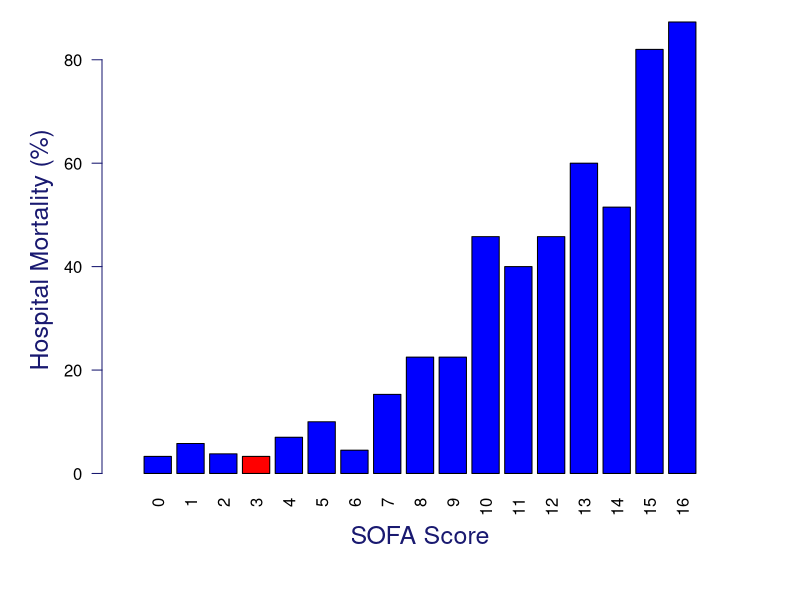
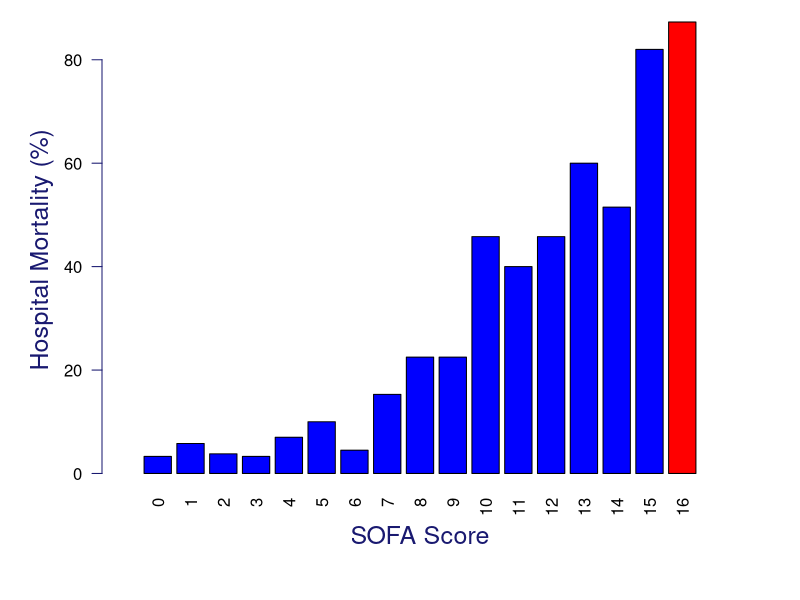

The R source for these figures, in order:
## ---- chunk 1
library(xtable)
x_name <- "Assesment"
y_name <- "Description"
z_name <- "Scoring"
Assesment <- c("FiO2", "PaO2", "Mechanical ventilation", "Urine Output Score", "Platelets", "Bilirubin", "Glasgow Coma Score", "MAP", "Vasopressors", "Creatinine")
Description <- c("Fraction of inspired oxygen.  Normal air at sea level has 20.9% oxygen.  Enriched air can go up to 100% although it is typically capped at 50% to avoid oxygen toxicity.",
                 "Partial pressure arterial oxygen.  PaO2 describes the amount of oxygen dissolved in arterial blood plasma. The measurement is given as a pressure value (mmHg). ",
                 "Mechanical ventilation is a method to mechanically assist or replace spontaneous breathing.",
                 "This is the amount urine excreted during a 24 hour period.", 
                 "The platelet count is a lab test to measure how many platelets you have in your blood. Platelets are parts of the blood that help the blood clot.",
                 "Bilirubin us an orange-yellow pigment formed in the liver by the breakdown of hemoglobin and excreted in bile.",
                 "The Glasgow Coma Scale is a neurological scale which gives a way of assessing the conscious state of a person. A patient is assessed and given a score between 3 (indicating deep unconsciousness) and 15 (Alert and awake)",
                 "MAP is an average blood pressure in an individual.  An normal range is between 65 and 110 mmHg",
                 "Drugs that causing the constriction of blood vessels. Includes: Dopamine, Dobutamine, Epinephrine, Norepinephrine",
                 "Creatine is a compound formed in protein metabolism and present in much living tissue. It is involved in the supply of energy for muscular contraction."
                 )
Scoring <- c("20.9 - 100", 
             "If PaO2 is > 80 mmHg, the patient has a normal value.<br/> If PaO2 is < 80 mmHg, the patient has arterial hypoxemia.<br/>79 - 70 mmHg = mild hypoxemia<br/>69 - 60 = moderate hypoxemia<br/>59 - 50 = severe hypoxemia<br>< 50 = extreme hypoxemia", 
            "True/False", 
            "500 mL/day or more = 0<br>200 - 500 mL/day = 3<br>200 mL/day or less = 4",
            "< 150 = 1<br>< 100 = 2<br>< 50 = 3 <br>< 20 = 4",
            "1.2–1.9 [> 20-32] = 1<br>2.0–5.9 [33-101] = 2<br>6.0–11.9 [102-204] = 3<br>> 12.0 [> 204] = 4",
            "3 (indicating deep unconsciousness) to 15 (Alert and awake)",
            "69 and 110 mmHg",
            "While these are important, explaining the dosages is out of scope for the assignment.  Please feel free to play around with it though.",
            "1.2–1.9 [110-170] = 1<br>2.0–3.4 [171-299] = 2<br>3.5–4.9 [300-440] (or < 500 ml/d) = 3<br>> 5.0 [> 440] (or < 200 ml/d) = 4 "
            )

  X <- data.frame(Assesment, Description, Scoring)
  names(X) <- c(x_name,y_name, z_name)

  options(xtable.sanitize.text.function=identity)
    print(xtable(X[1:10,1:3]), type = "html")
## ---- chunk 2
library("xtable")
library("dplyr")
library("lubridate")
library("reshape2")
    
sofascore <- function (FiO2 = NULL,
                       PaO2 = NULL,
                       Mechanicalventilation = NULL,
                       Platelets = NULL,
                       Bilirubin = NULL,
                       Glasgowcomascore = NULL,
                       MAP = NULL,
                       Vasopressors = NULL,
                       Dopamine = NULL,
                       Dobutamine = NULL,
                       Epinephrine = NULL,
                       Norepinephrine = NULL,
                       Creatinine = NULL, 
                       Urineoutputscore = NULL
                       ) {
  
  #FiO2PaO2ratio
  FiO2PaO2ratio <- 100*PaO2/FiO2
  #FiO2PaO2ratio <- 100*(as.numeric(PaO2)/as.numeric(FiO2))
  #FiO2PaO2ratio <- FiO2PaO2ratio*100
  #print(FiO2PaO2ratio)
  if (FiO2PaO2ratio > 400) {
    FiO2PaO2score <- 0
  }else{
    if (FiO2PaO2ratio > 300) {
      FiO2PaO2score <- 1
    }else{
      if (FiO2PaO2ratio > 200) {
        FiO2PaO2score <- 2
      }else{
        if(Mechanicalventilation){
          if (FiO2PaO2ratio > 100) {
            FiO2PaO2score <- 3
          }else{
            FiO2PaO2score <- 4
          }
        }else{
          FiO2PaO2score <- 2
        }
      }
    }
  }
  
  #Platelets
  if (Platelets > 150) {
    Plateletscore <- 0
  }else{
    if (Platelets > 100) {
      Plateletscore <- 1
    }else{
      if (Platelets > 50) {
        Plateletscore <- 2
      }else{
        if (Platelets > 20) {
          Plateletscore <- 3
        }else{
          Plateletscore <- 4
        }
      }
    }
  }
  
  #Bilirubin
  if (Bilirubin > 12) {
    Bilirubinscore <- 4
  }else{
    if (Bilirubin > 6) {
      Bilirubinscore <- 3
    }else{
      if (Bilirubin > 2) {
        Bilirubinscore <- 2
      }else{
        if (Bilirubin > 1.2) {
          Bilirubinscore <- 1
        }else{
          Bilirubinscore <- 0
        }
      }
    }
  }
  
  #Glasgowcomascore
  if (Glasgowcomascore > 14) {
    Glasgowcomascore1 <- 0
  }else{
    if (Glasgowcomascore > 13) {
      Glasgowcomascore1 <- 1
    }else{
      if (Glasgowcomascore > 10) {
        Glasgowcomascore1 <- 2
      }else{
        if (Glasgowcomascore > 6) {
          Glasgowcomascore1 <- 3
        }else{
          Glasgowcomascore1 <- 4
        }
      }
    }
  }
  
  #Creatinine/Urineoutput
    if ((Creatinine > 5) | (Urineoutputscore == 4)) {
      Creatininescore <- 4
    }else{
      if ((Creatinine > 3.5) | (Urineoutputscore == 3)) {
        Creatininescore <- 3
      }else{
        if (Creatinine > 2) {
          Creatininescore <- 2
        }else{
          if (Creatinine > 1.2) {
            Creatininescore <- 1
          }else{
            Creatininescore <- 0
          }
        }
      }
    }
  
  # MAP
  if (MAP < 70) {
    MAPScore <- 1
  }else{
    MAPScore <- 0
  }
  
  if (Vasopressors) {
    if (Dopamine <= 5 | Dobutamine > 0 ){
      MAPScore <- 2
    }
    
    if (Dopamine > 5 | Epinephrine <= 0.1 | Norepinephrine <= 0.1 ){
      MAPScore <- 3
    } 
    
    if (Dopamine > 15 | Epinephrine > 0.1 | Norepinephrine > 0.1 ){
      MAPScore <- 4
    } 
  }
  
  total <- FiO2PaO2score + Plateletscore + Bilirubinscore + Glasgowcomascore1 + Creatininescore + MAPScore
  score <- c(FiO2PaO2score, Plateletscore, Bilirubinscore, Glasgowcomascore1, Creatininescore, MAPScore, total)
  scorenames <- c("PaO2:FiO2 Ratio Score", "Platelets Score", "Bilirubin Score", 
                  "Glasgow Coma Score", "Creatinine/Urine Output Score", "MAP Score",
                  "Total")
  
  result <- data.frame(scorenames, score)
  
  tmp <- mortalityrate(total)
  #print(result)
  #print(tmp)
  result <- rbind(result, tmp)

  
  return(result)
}

mortalityrate <- function (sofascore = 0) {
  if (sofascore > 16) {
    mortality <- "> 90%"
    obsmortality <- 90
  }else{
    if (sofascore == 16) {
      mortality <- "> 90%"
      obsmortality <- 87.3
    }else{
      if (sofascore ==15) {
        mortality <- "> 80%"
        obsmortality <- 82
      }else{
        if (sofascore ==14) {
          mortality <- "50 - 60%"
          obsmortality <- 51.5
        }else{
          if (sofascore ==13) {
            mortality <- "50 - 60%"
            obsmortality <- 60
          }else{
            if (sofascore == 12) {
              mortality <- "40 - 50%"
              obsmortality <- 45.8
            }else{
              if (sofascore == 11) {
                mortality <- "40 - 50%"
                obsmortality <- 40
              }else{
                if (sofascore == 10) {
                  mortality <- "40 - 50%"
                  obsmortality <- 45.8
                }else{
                  if (sofascore == 9) {
                    mortality <- "15 - 20%"
                    obsmortality <- 22.5
                  }else{
                    if (sofascore == 8) {
                      mortality <- "15 - 20%"
                      obsmortality <- 22.5
                    }else{
                      if (sofascore == 7) {
                        mortality <- "15 - 20%"
                        obsmortality <- 15.3
                      }else{
                        if (sofascore == 6) {
                          mortality <- "< 10%"
                          obsmortality <- 4.5
                        }else{
                          if (sofascore == 5) {
                            mortality <- "< 10%"
                            obsmortality <- 10
                          }else{
                            if (sofascore == 4) {
                              mortality <- "< 10%"
                              obsmortality <- 7
                            }else{
                              if (sofascore == 3) {
                                mortality <- "< 10%"
                                obsmortality <- 3.3
                              }else{
                                if (sofascore == 2) {
                                  mortality <- "< 10%"
                                  obsmortality <- 3.8
                                }else{
                                  if (sofascore == 1) {
                                    mortality <- "< 10%"
                                    obsmortality <- 5.8
                                  }else{
                                    if (sofascore == 0) {
                                      mortality <- "< 10%"
                                      obsmortality <- 3.3
                                    }
                                  }
                                }
                              }
                            }
                          }                          
                        }
                      } 
                    } 
                  }  
                }  
              }  
            }  
          }  
        }
      }
    }
  }
  result <- c(mortality, obsmortality)
  result <- data.frame(c("Estimated mortality rate:", "Observed mortality rate:"), result)
  colnames(result) <- c("scorenames", "score")
  return(result)
  
}

    scoreresult <- as.data.frame(sofascore(FiO2 = 21, PaO2 = 81, Urineoutputscore = 1,
                             Mechanicalventilation = FALSE, Platelets = 160, 
                             Bilirubin = 1, Glasgowcomascore = 13, 
                             MAP = 160, Vasopressors = FALSE, Creatinine = 1))

options(xtable.sanitize.text.function=identity)
print(xtable(scoreresult[1:10,1:2]), type = "html")
## ---- chunk 3
    score <- seq(from= 0, to=16, by = 1)
    mortality <- c(3.3, 5.8, 3.8, 3.3,
                   7, 10, 4.5, 15.3,
                   22.5, 22.5, 45.8, 40,
                   45.8, 60, 51.5, 82, 
                   87.3)

    totalscore <- as.numeric(scoreresult[7,2])
    result <- data.frame(mortality, score)
    barcolors <- c()
    
    
    if (totalscore <= 15) {
      for (i in seq_along(score)) {
        if (totalscore == result$score[i]) {
          barcolors <- c(barcolors, "red") 
        }else{
          barcolors <- c(barcolors, "blue")
        }
      }
    } else {
      barcolors <- c("blue", "blue", "blue", "blue", 
                     "blue", "blue", "blue", "blue", 
                     "blue", "blue", "blue", "blue", 
                     "blue", "blue", "blue", "blue", 
                     "red")
    }
    
    #tmp <- as.data.frame(t(result[, -2]))
    #colnames(tmp) <- result$score
    
    #par(mar=c(6, 6, 5, 4) + 0.1, bg=NA) 
    par(mar=c(6, 6, 1, 4) + 0.1, bg=NA)
    barplot(result$mortality, col=barcolors, width=1, 
            axes=FALSE, xlab="", ylab="", las=2,
            names.arg = score)
    axis(2, ylim=c(0,100),col="midnightblue",las=2, line = 1)  ## las=1 makes horizontal labels
    mtext("Hospital Mortality (%)", side=2, line=3.5, col="midnightblue", cex=1.5)
    mtext("SOFA Score", side=1, line=2.5, col="midnightblue", cex=1.5)
## ---- chunk 4
library(xtable)
library("dplyr")
library("lubridate")
library("reshape2")

sofascore <- function (FiO2 = NULL,
                       PaO2 = NULL,
                       Mechanicalventilation = NULL,
                       Platelets = NULL,
                       Bilirubin = NULL,
                       Glasgowcomascore = NULL,
                       MAP = NULL,
                       Vasopressors = NULL,
                       Dopamine = NULL,
                       Dobutamine = NULL,
                       Epinephrine = NULL,
                       Norepinephrine = NULL,
                       Creatinine = NULL, 
                       Urineoutputscore = NULL
                       ) {
  
  #FiO2PaO2ratio
  FiO2PaO2ratio <- 100*PaO2/FiO2
  #FiO2PaO2ratio <- 100*(as.numeric(PaO2)/as.numeric(FiO2))
  #FiO2PaO2ratio <- FiO2PaO2ratio*100
  #print(FiO2PaO2ratio)
  if (FiO2PaO2ratio > 400) {
    FiO2PaO2score <- 0
  }else{
    if (FiO2PaO2ratio > 300) {
      FiO2PaO2score <- 1
    }else{
      if (FiO2PaO2ratio > 200) {
        FiO2PaO2score <- 2
      }else{
        if(Mechanicalventilation){
          if (FiO2PaO2ratio > 100) {
            FiO2PaO2score <- 3
          }else{
            FiO2PaO2score <- 4
          }
        }else{
          FiO2PaO2score <- 2
        }
      }
    }
  }
  
  #Platelets
  if (Platelets > 150) {
    Plateletscore <- 0
  }else{
    if (Platelets > 100) {
      Plateletscore <- 1
    }else{
      if (Platelets > 50) {
        Plateletscore <- 2
      }else{
        if (Platelets > 20) {
          Plateletscore <- 3
        }else{
          Plateletscore <- 4
        }
      }
    }
  }
  
  #Bilirubin
  if (Bilirubin > 12) {
    Bilirubinscore <- 4
  }else{
    if (Bilirubin > 6) {
      Bilirubinscore <- 3
    }else{
      if (Bilirubin > 2) {
        Bilirubinscore <- 2
      }else{
        if (Bilirubin > 1.2) {
          Bilirubinscore <- 1
        }else{
          Bilirubinscore <- 0
        }
      }
    }
  }
  
  #Glasgowcomascore
  if (Glasgowcomascore > 14) {
    Glasgowcomascore1 <- 0
  }else{
    if (Glasgowcomascore > 13) {
      Glasgowcomascore1 <- 1
    }else{
      if (Glasgowcomascore > 10) {
        Glasgowcomascore1 <- 2
      }else{
        if (Glasgowcomascore > 6) {
          Glasgowcomascore1 <- 3
        }else{
          Glasgowcomascore1 <- 4
        }
      }
    }
  }
  
  #Creatinine/Urineoutput
    if ((Creatinine > 5) | (Urineoutputscore == 4)) {
      Creatininescore <- 4
    }else{
      if ((Creatinine > 3.5) | (Urineoutputscore == 3)) {
        Creatininescore <- 3
      }else{
        if (Creatinine > 2) {
          Creatininescore <- 2
        }else{
          if (Creatinine > 1.2) {
            Creatininescore <- 1
          }else{
            Creatininescore <- 0
          }
        }
      }
    }
  
  # MAP
  if (MAP < 70) {
    MAPScore <- 1
  }else{
    MAPScore <- 0
  }
  
  if (Vasopressors) {
    if (Dopamine <= 5 | Dobutamine > 0 ){
      MAPScore <- 2
    }
    
    if (Dopamine > 5 | Epinephrine <= 0.1 | Norepinephrine <= 0.1 ){
      MAPScore <- 3
    } 
    
    if (Dopamine > 15 | Epinephrine > 0.1 | Norepinephrine > 0.1 ){
      MAPScore <- 4
    } 
  }
  
  total <- FiO2PaO2score + Plateletscore + Bilirubinscore + Glasgowcomascore1 + Creatininescore + MAPScore
  score <- c(FiO2PaO2score, Plateletscore, Bilirubinscore, Glasgowcomascore1, Creatininescore, MAPScore, total)
  scorenames <- c("PaO2:FiO2 Ratio Score", "Platelets Score", "Bilirubin Score", 
                  "Glasgow Coma Score", "Creatinine/Urine Output Score", "MAP Score",
                  "Total")
  
  result <- data.frame(scorenames, score)
  
  tmp <- mortalityrate(total)
  #print(result)
  #print(tmp)
  result <- rbind(result, tmp)

  
  return(result)
}

mortalityrate <- function (sofascore = 0) {
  if (sofascore > 16) {
    mortality <- "> 90%"
    obsmortality <- 90
  }else{
    if (sofascore == 16) {
      mortality <- "> 90%"
      obsmortality <- 87.3
    }else{
      if (sofascore ==15) {
        mortality <- "> 80%"
        obsmortality <- 82
      }else{
        if (sofascore ==14) {
          mortality <- "50 - 60%"
          obsmortality <- 51.5
        }else{
          if (sofascore ==13) {
            mortality <- "50 - 60%"
            obsmortality <- 60
          }else{
            if (sofascore == 12) {
              mortality <- "40 - 50%"
              obsmortality <- 45.8
            }else{
              if (sofascore == 11) {
                mortality <- "40 - 50%"
                obsmortality <- 40
              }else{
                if (sofascore == 10) {
                  mortality <- "40 - 50%"
                  obsmortality <- 45.8
                }else{
                  if (sofascore == 9) {
                    mortality <- "15 - 20%"
                    obsmortality <- 22.5
                  }else{
                    if (sofascore == 8) {
                      mortality <- "15 - 20%"
                      obsmortality <- 22.5
                    }else{
                      if (sofascore == 7) {
                        mortality <- "15 - 20%"
                        obsmortality <- 15.3
                      }else{
                        if (sofascore == 6) {
                          mortality <- "< 10%"
                          obsmortality <- 4.5
                        }else{
                          if (sofascore == 5) {
                            mortality <- "< 10%"
                            obsmortality <- 10
                          }else{
                            if (sofascore == 4) {
                              mortality <- "< 10%"
                              obsmortality <- 7
                            }else{
                              if (sofascore == 3) {
                                mortality <- "< 10%"
                                obsmortality <- 3.3
                              }else{
                                if (sofascore == 2) {
                                  mortality <- "< 10%"
                                  obsmortality <- 3.8
                                }else{
                                  if (sofascore == 1) {
                                    mortality <- "< 10%"
                                    obsmortality <- 5.8
                                  }else{
                                    if (sofascore == 0) {
                                      mortality <- "< 10%"
                                      obsmortality <- 3.3
                                    }
                                  }
                                }
                              }
                            }
                          }                          
                        }
                      } 
                    } 
                  }  
                }  
              }  
            }  
          }  
        }
      }
    }
  }
  result <- c(mortality, obsmortality)
  result <- data.frame(c("Estimated mortality rate:", "Observed mortality rate:"), result)
  colnames(result) <- c("scorenames", "score")
  return(result)
  
}


    scoreresult <- as.data.frame(sofascore(FiO2 = 50, PaO2 = 81, Urineoutputscore = 1,
                             Mechanicalventilation = TRUE, Platelets = 25, 
                             Bilirubin = 9, Glasgowcomascore = 3, 
                             MAP = 60, Vasopressors = FALSE, Creatinine = 7))

options(xtable.sanitize.text.function=identity)
print(xtable(scoreresult[1:10,1:2]), type = "html")
## ---- chunk 5
    score <- seq(from= 0, to=16, by = 1)
    mortality <- c(3.3, 5.8, 3.8, 3.3,
                   7, 10, 4.5, 15.3,
                   22.5, 22.5, 45.8, 40,
                   45.8, 60, 51.5, 82, 
                   87.3)

    totalscore <- as.numeric(scoreresult[7,2])
    result <- data.frame(mortality, score)
    barcolors <- c()
    
    
    if (totalscore <= 15) {
      for (i in seq_along(score)) {
        if (totalscore == result$score[i]) {
          barcolors <- c(barcolors, "red") 
        }else{
          barcolors <- c(barcolors, "blue")
        }
      }
    } else {
      barcolors <- c("blue", "blue", "blue", "blue", 
                     "blue", "blue", "blue", "blue", 
                     "blue", "blue", "blue", "blue", 
                     "blue", "blue", "blue", "blue", 
                     "red")
    }
    
    #tmp <- as.data.frame(t(result[, -2]))
    #colnames(tmp) <- result$score
    
    #par(mar=c(6, 6, 5, 4) + 0.1, bg=NA) 
    par(mar=c(6, 6, 1, 4) + 0.1, bg=NA)
    barplot(result$mortality, col=barcolors, width=1, 
            axes=FALSE, xlab="", ylab="", las=2,
            names.arg = score)
    axis(2, ylim=c(0,100),col="midnightblue",las=2, line = 1)  ## las=1 makes horizontal labels
    mtext("Hospital Mortality (%)", side=2, line=3.5, col="midnightblue", cex=1.5)
    mtext("SOFA Score", side=1, line=2.5, col="midnightblue", cex=1.5)
